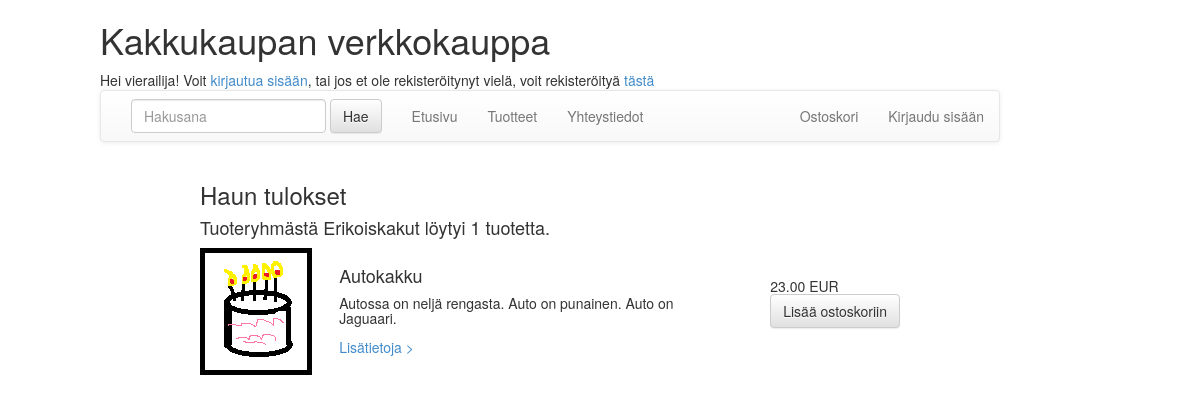
Page /lista.php?tuoteryhma=2 on the committed database.
### tables this page shows
CREATE TABLE Tuote
(
tuoteId INTEGER NOT NULL AUTO_INCREMENT,
tuoteryhmaId INTEGER,
nimi varchar(80) NOT NULL,
hinta DECIMAL(10,2) NOT NULL,
kuvaus varchar(3000),
PRIMARY KEY (tuoteId),
FOREIGN KEY (tuoteryhmaId) REFERENCES Tuoteryhma(tuoteryhmaId)
);

### libs/common.php (called while the page is built, shortened)
<?php
function naytaNakyma($sivu, $data = array()) {
    $data = (object) $data;
    require 'views/pohja.php';
    exit();
}

### libs/tietokanta.php (called while the page is built, shortened)
<?php
function getTietokantayhteys() {
  static $yhteys = null;
  if ($yhteys === null) {
    $yhteys = new PDO('mysql:unix_socket=/home/samkorho/mysql/socket;dbname=kakkukauppa', 'root', 'root');
    $yhteys->setAttribute(PDO::ATTR_ERRMODE, PDO::ERRMODE_EXCEPTION);
  }
  return $yhteys;
}

### libs/models/Tuote.php (called while the page is built, shortened)
<?php
require_once 'libs/tietokanta.php';
class Tuote {
    private $tuoteId;
    private $nimi;
    private $hinta;
    private $kuvaus;
    private $kuva;
    public static function haeTuoteryhmanTuotteet() {
        $tuoteryhma = func_get_arg(0);
        $montako = func_get_arg(1);
        $sivu = (func_get_arg(2) - 1) * $montako;
        $sql = "SELECT * FROM Tuote WHERE tuoteryhmaId = ? ORDER BY nimi LIMIT $sivu, $montako";
        $kysely = getTietokantayhteys()->prepare($sql);
        $kysely->execute(array($tuoteryhma));
        $tulokset = array();
        foreach ($kysely->fetchAll(PDO::FETCH_OBJ) as $tulos) {
            $tulokset[] = Tuote::tuloksenKasittely($tulos);
        }
        return $tulokset;
    }
    public static function tuoteryhmassaTuotteita($tuoteryhma) {
        $sql = "SELECT count(*) FROM Tuote WHERE tuoteryhmaId LIKE ?";
        $kysely = getTietokantayhteys()->prepare($sql);
        $kysely->execute(array($tuoteryhma));
        return $kysely->fetchColumn();
    }
    public static function tuloksenKasittely($tulos) {
        if ($tulos == null) {
            return null;
        } else {
            $tuote = new Tuote();
            $tuote->setTuoteId($tulos->tuoteId);
            $tuote->setTuoteryhmaId($tulos->tuoteryhmaId);
            $tuote->setNimi($tulos->nimi);
            $tuote->setHinta($tulos->hinta);
            $tuote->setKuvaus($tulos->kuvaus);
            $tuote->setKuva($tulos->kuva);
            return $tuote;
        }
    }
    public function getTuoteId() {
        return $this->tuoteId;
    }
    public function getNimi() {
        return $this->nimi;
    }
    public function getHinta() {
        return $this->hinta;
    }
    public function getKuvaus() {
        return $this->kuvaus;
    }
    public function getKuva() {
        return $this->kuva;
    }
    public function setKuva($kuva) {
        $this->kuva = $kuva;
    }
    public function setTuoteId($tuoteId) {
        $this->tuoteId = $tuoteId;
    }
    public function setNimi($nimi) {
        $this->nimi = $nimi;
    }
    public function setHinta($hinta) {
        $this->hinta = $hinta;
    }
    public function setKuvaus($kuvaus) {
        $this->kuvaus = $kuvaus;
    }
}

### views/lista.php (the view, shortened to what this page needs)
<h3>Haun tulokset</h3>
<h4><?php
    if (isset($data->hakusana)) {
        if ($data->hakusana != null) {
            echo 'Hakusanalla "', htmlspecialchars($data->hakusana);
            if ($data->tuotteita > 1) {
                echo '" löydettiin ', $data->tuotteita, " tuotetta.";
            } else if ($data->tuotteita == 1) {
                echo " löydettiin yksi tuote.";
            } else {
                echo " ei löydetty yhtään tuotetta.";
            }
        }
    } else if (isset($data->tuoteryhma)){
        echo "Tuoteryhmästä ", $data->tuoteryhma, " löytyi ", $data->tuotteita, " tuotetta.";
    }
    ?> </h4>
<table>
    <tbody>
        <?php foreach ($data->tuotteet as $tuote): ?>
            <tr>
                <td>
                    <a class="pull-left" href="#">
                        <img class="media-object" src="<?php echo "imgs/", $tuote->getKuva(); ?>" onerror="this.src='imgs/kakku.png'">
                    </a>
                </td>
                <td>
                    <h4 class="media-heading"><?php echo $tuote->getNimi(); ?></h4>
                    <h5><?php echo $tuote->getKuvaus(); ?> </h5>
                    <a href="tuote.php?id=<?php echo $tuote->getTuoteId(); ?>">Lisätietoja > </a>
                </td>
                <td>
                    <h5 class="pull-right"> <?php echo $tuote->getHinta(); ?> EUR <br>
                        <form class="form-horizontal" role="form" action="ostoskori.php" method="POST">
                            <div class="form-group">
                                <div class="col-md-5">
                                    <button type="submit" class="btn btn-default">Lisää ostoskoriin</button>
                                </div>
                            </div>
                        </form>
                    </h5>
                </td>
            </tr>
            <tr style="height:10px"></tr>
        <?php endforeach; ?>
    </tbody>
</table>

### rows in the picture
tuote: nimi "Autokakku", kuvaus "Autossa on neljä rengasta. Auto on punainen. Auto on Jaguaari.", hinta "23.00"

### other values in the picture
$data->tuoteryhma "Erikoiskakut"
$data->tuotteita "1"
